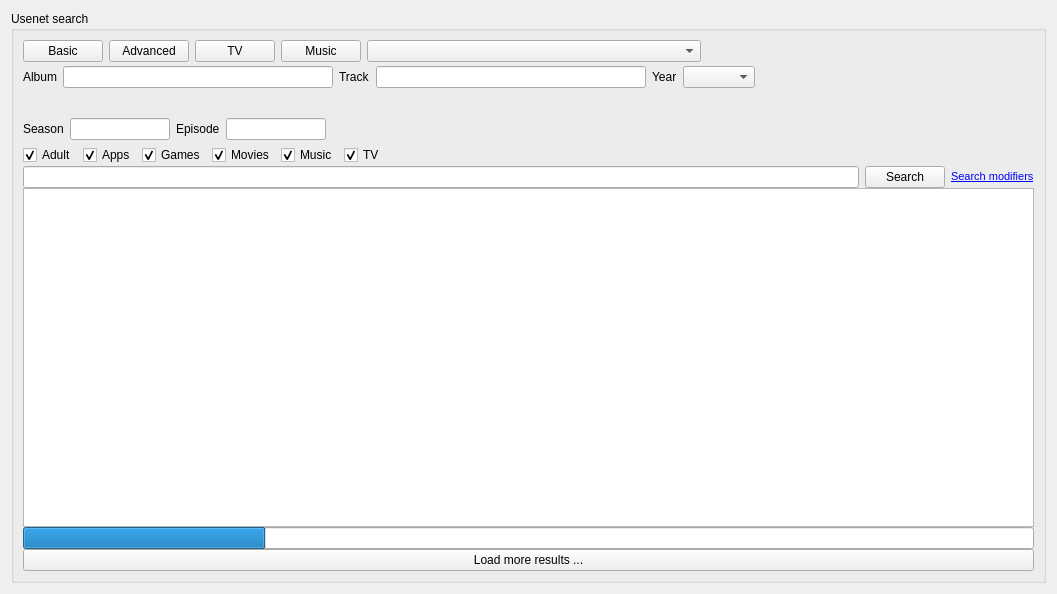
<?xml version="1.0" encoding="UTF-8"?>
<ui version="4.0">
 <class>Search</class>
 <widget class="QWidget" name="Search">
  <property name="geometry">
   <rect>
    <x>0</x>
    <y>0</y>
    <width>1057</width>
    <height>594</height>
   </rect>
  </property>
  <property name="windowTitle">
   <string>Search</string>
  </property>
  <property name="windowIcon">
   <iconset resource="resource.qrc">
    <normaloff>:/resource/16x16_ico_png/ico_search.png</normaloff>:/resource/16x16_ico_png/ico_search.png</iconset>
  </property>
  <layout class="QGridLayout" name="gridLayout_2">
   <item row="0" column="0">
    <widget class="QGroupBox" name="grpBox">
     <property name="title">
      <string>Usenet search</string>
     </property>
     <layout class="QVBoxLayout" name="verticalLayout_2">
      <property name="spacing">
       <number>0</number>
      </property>
      <item>
       <layout class="QHBoxLayout" name="horizontalLayout_7">
        <item>
         <layout class="QVBoxLayout" name="verticalLayout">
          <property name="spacing">
           <number>4</number>
          </property>
          <item>
           <layout class="QHBoxLayout" name="horizontalLayout_5">
            <property name="spacing">
             <number>6</number>
            </property>
            <property name="bottomMargin">
             <number>0</number>
            </property>
            <item>
             <widget class="QPushButton" name="btnBasic">
              <property name="sizePolicy">
               <sizepolicy hsizetype="Fixed" vsizetype="Fixed">
                <horstretch>0</horstretch>
                <verstretch>0</verstretch>
               </sizepolicy>
              </property>
              <property name="minimumSize">
               <size>
                <width>0</width>
                <height>0</height>
               </size>
              </property>
              <property name="text">
               <string>Basic</string>
              </property>
              <property name="checkable">
               <bool>true</bool>
              </property>
              <property name="checked">
               <bool>false</bool>
              </property>
              <property name="autoExclusive">
               <bool>true</bool>
              </property>
             </widget>
            </item>
            <item>
             <widget class="QPushButton" name="btnAdvanced">
              <property name="sizePolicy">
               <sizepolicy hsizetype="Fixed" vsizetype="Fixed">
                <horstretch>0</horstretch>
                <verstretch>0</verstretch>
               </sizepolicy>
              </property>
              <property name="minimumSize">
               <size>
                <width>0</width>
                <height>0</height>
               </size>
              </property>
              <property name="maximumSize">
               <size>
                <width>16777215</width>
                <height>16777215</height>
               </size>
              </property>
              <property name="text">
               <string>Advanced</string>
              </property>
              <property name="checkable">
               <bool>true</bool>
              </property>
              <property name="checked">
               <bool>false</bool>
              </property>
              <property name="autoExclusive">
               <bool>true</bool>
              </property>
              <property name="flat">
               <bool>false</bool>
              </property>
             </widget>
            </item>
            <item>
             <widget class="QPushButton" name="btnTelevision">
              <property name="sizePolicy">
               <sizepolicy hsizetype="Fixed" vsizetype="Fixed">
                <horstretch>0</horstretch>
                <verstretch>0</verstretch>
               </sizepolicy>
              </property>
              <property name="minimumSize">
               <size>
                <width>0</width>
                <height>0</height>
               </size>
              </property>
              <property name="maximumSize">
               <size>
                <width>16777215</width>
                <height>16777215</height>
               </size>
              </property>
              <property name="text">
               <string>TV</string>
              </property>
              <property name="checkable">
               <bool>true</bool>
              </property>
              <property name="autoExclusive">
               <bool>true</bool>
              </property>
              <property name="flat">
               <bool>false</bool>
              </property>
             </widget>
            </item>
            <item>
             <widget class="QPushButton" name="btnMusic">
              <property name="sizePolicy">
               <sizepolicy hsizetype="Fixed" vsizetype="Fixed">
                <horstretch>0</horstretch>
                <verstretch>0</verstretch>
               </sizepolicy>
              </property>
              <property name="minimumSize">
               <size>
                <width>0</width>
                <height>0</height>
               </size>
              </property>
              <property name="maximumSize">
               <size>
                <width>16777215</width>
                <height>16777215</height>
               </size>
              </property>
              <property name="text">
               <string>Music</string>
              </property>
              <property name="checkable">
               <bool>true</bool>
              </property>
              <property name="autoExclusive">
               <bool>true</bool>
              </property>
              <property name="flat">
               <bool>false</bool>
              </property>
             </widget>
            </item>
            <item>
             <widget class="QComboBox" name="cmbIndexer">
              <property name="sizePolicy">
               <sizepolicy hsizetype="MinimumExpanding" vsizetype="Fixed">
                <horstretch>0</horstretch>
                <verstretch>0</verstretch>
               </sizepolicy>
              </property>
             </widget>
            </item>
            <item>
             <spacer name="horizontalSpacer_3">
              <property name="orientation">
               <enum>Qt::Horizontal</enum>
              </property>
              <property name="sizeHint" stdset="0">
               <size>
                <width>40</width>
                <height>20</height>
               </size>
              </property>
             </spacer>
            </item>
           </layout>
          </item>
          <item>
           <widget class="QWidget" name="wMusic" native="true">
            <property name="minimumSize">
             <size>
              <width>20</width>
              <height>22</height>
             </size>
            </property>
            <layout class="QHBoxLayout" name="horizontalLayout_6">
             <property name="leftMargin">
              <number>0</number>
             </property>
             <property name="topMargin">
              <number>0</number>
             </property>
             <property name="bottomMargin">
              <number>0</number>
             </property>
             <item>
              <widget class="QLabel" name="label_4">
               <property name="text">
                <string>Album</string>
               </property>
              </widget>
             </item>
             <item>
              <widget class="QLineEdit" name="editAlbum">
               <property name="sizePolicy">
                <sizepolicy hsizetype="Expanding" vsizetype="Fixed">
                 <horstretch>0</horstretch>
                 <verstretch>0</verstretch>
                </sizepolicy>
               </property>
               <property name="minimumSize">
                <size>
                 <width>0</width>
                 <height>0</height>
                </size>
               </property>
              </widget>
             </item>
             <item>
              <widget class="QLabel" name="label_5">
               <property name="text">
                <string>Track</string>
               </property>
              </widget>
             </item>
             <item>
              <widget class="QLineEdit" name="editTrack">
               <property name="sizePolicy">
                <sizepolicy hsizetype="Expanding" vsizetype="Fixed">
                 <horstretch>0</horstretch>
                 <verstretch>0</verstretch>
                </sizepolicy>
               </property>
               <property name="minimumSize">
                <size>
                 <width>0</width>
                 <height>0</height>
                </size>
               </property>
              </widget>
             </item>
             <item>
              <widget class="QLabel" name="label_6">
               <property name="text">
                <string>Year</string>
               </property>
              </widget>
             </item>
             <item>
              <widget class="QComboBox" name="cmbYear"/>
             </item>
             <item>
              <spacer name="horizontalSpacer_4">
               <property name="orientation">
                <enum>Qt::Horizontal</enum>
               </property>
               <property name="sizeType">
                <enum>QSizePolicy::Expanding</enum>
               </property>
               <property name="sizeHint" stdset="0">
                <size>
                 <width>40</width>
                 <height>20</height>
                </size>
               </property>
              </spacer>
             </item>
            </layout>
           </widget>
          </item>
          <item>
           <widget class="QWidget" name="wBasic" native="true">
            <property name="minimumSize">
             <size>
              <width>20</width>
              <height>22</height>
             </size>
            </property>
           </widget>
          </item>
          <item>
           <widget class="QWidget" name="wTV" native="true">
            <property name="minimumSize">
             <size>
              <width>0</width>
              <height>22</height>
             </size>
            </property>
            <layout class="QHBoxLayout" name="horizontalLayout">
             <property name="leftMargin">
              <number>0</number>
             </property>
             <property name="topMargin">
              <number>0</number>
             </property>
             <property name="bottomMargin">
              <number>0</number>
             </property>
             <item>
              <widget class="QLabel" name="label">
               <property name="text">
                <string>Season</string>
               </property>
              </widget>
             </item>
             <item>
              <widget class="QLineEdit" name="editSeason">
               <property name="maximumSize">
                <size>
                 <width>100</width>
                 <height>16777215</height>
                </size>
               </property>
               <property name="toolTip">
                <string>Season. For example S01, 01 or 1</string>
               </property>
              </widget>
             </item>
             <item>
              <widget class="QLabel" name="label_2">
               <property name="text">
                <string>Episode</string>
               </property>
              </widget>
             </item>
             <item>
              <widget class="QLineEdit" name="editEpisode">
               <property name="maximumSize">
                <size>
                 <width>100</width>
                 <height>16777215</height>
                </size>
               </property>
               <property name="toolTip">
                <string>Episode. For example E01, 01 or 1</string>
               </property>
              </widget>
             </item>
             <item>
              <spacer name="horizontalSpacer_5">
               <property name="orientation">
                <enum>Qt::Horizontal</enum>
               </property>
               <property name="sizeHint" stdset="0">
                <size>
                 <width>40</width>
                 <height>20</height>
                </size>
               </property>
              </spacer>
             </item>
            </layout>
           </widget>
          </item>
          <item>
           <widget class="QWidget" name="wAdvanced" native="true">
            <property name="minimumSize">
             <size>
              <width>0</width>
              <height>22</height>
             </size>
            </property>
            <layout class="QHBoxLayout" name="horizontalLayout_4">
             <property name="leftMargin">
              <number>0</number>
             </property>
             <property name="topMargin">
              <number>1</number>
             </property>
             <property name="bottomMargin">
              <number>0</number>
             </property>
             <item>
              <widget class="QCheckBox" name="chkAdult">
               <property name="contextMenuPolicy">
                <enum>Qt::CustomContextMenu</enum>
               </property>
               <property name="text">
                <string>Adult</string>
               </property>
               <property name="checked">
                <bool>true</bool>
               </property>
              </widget>
             </item>
             <item>
              <widget class="QCheckBox" name="chkComputer">
               <property name="contextMenuPolicy">
                <enum>Qt::CustomContextMenu</enum>
               </property>
               <property name="text">
                <string>Apps</string>
               </property>
               <property name="checked">
                <bool>true</bool>
               </property>
              </widget>
             </item>
             <item>
              <widget class="QCheckBox" name="chkConsole">
               <property name="contextMenuPolicy">
                <enum>Qt::CustomContextMenu</enum>
               </property>
               <property name="text">
                <string>Games</string>
               </property>
               <property name="checked">
                <bool>true</bool>
               </property>
              </widget>
             </item>
             <item>
              <widget class="QCheckBox" name="chkMovies">
               <property name="contextMenuPolicy">
                <enum>Qt::CustomContextMenu</enum>
               </property>
               <property name="text">
                <string>Movies</string>
               </property>
               <property name="checked">
                <bool>true</bool>
               </property>
              </widget>
             </item>
             <item>
              <widget class="QCheckBox" name="chkMusic">
               <property name="contextMenuPolicy">
                <enum>Qt::CustomContextMenu</enum>
               </property>
               <property name="text">
                <string>Music</string>
               </property>
               <property name="checked">
                <bool>true</bool>
               </property>
              </widget>
             </item>
             <item>
              <widget class="QCheckBox" name="chkTV">
               <property name="contextMenuPolicy">
                <enum>Qt::CustomContextMenu</enum>
               </property>
               <property name="text">
                <string>TV</string>
               </property>
               <property name="checked">
                <bool>true</bool>
               </property>
              </widget>
             </item>
             <item>
              <spacer name="horizontalSpacer">
               <property name="orientation">
                <enum>Qt::Horizontal</enum>
               </property>
               <property name="sizeHint" stdset="0">
                <size>
                 <width>1</width>
                 <height>18</height>
                </size>
               </property>
              </spacer>
             </item>
            </layout>
           </widget>
          </item>
         </layout>
        </item>
       </layout>
      </item>
      <item>
       <layout class="QHBoxLayout" name="horizontalLayout_3">
        <property name="spacing">
         <number>6</number>
        </property>
        <item>
         <widget class="QLineEdit" name="editSearch"/>
        </item>
        <item>
         <widget class="QPushButton" name="btnSearch">
          <property name="text">
           <string>Search</string>
          </property>
         </widget>
        </item>
        <item>
         <widget class="QLabel" name="lblWildcard">
          <property name="text">
           <string>&lt;!DOCTYPE HTML PUBLIC &quot;-//W3C//DTD HTML 4.0//EN&quot; &quot;http://www.w3.org/TR/REC-html40/strict.dtd&quot;&gt;
&lt;html&gt;&lt;head&gt;&lt;meta name=&quot;qrichtext&quot; content=&quot;1&quot; /&gt;&lt;style type=&quot;text/css&quot;&gt;
p, li { white-space: pre-wrap; }
&lt;/style&gt;&lt;/head&gt;&lt;body style=&quot; font-family:'Sans Serif'; font-size:8pt; font-weight:400; font-style:normal;&quot;&gt;
&lt;p style=&quot; margin-top:0px; margin-bottom:0px; margin-left:0px; margin-right:0px; -qt-block-indent:0; text-indent:0px;&quot;&gt;&lt;a href=&quot;search.html&quot;&gt;&lt;span style=&quot; font-family:'MS Shell Dlg 2'; text-decoration: underline; color:#0000ff;&quot;&gt;Search modifiers&lt;/span&gt;&lt;/a&gt;&lt;/p&gt;&lt;/body&gt;&lt;/html&gt;</string>
          </property>
         </widget>
        </item>
       </layout>
      </item>
      <item>
       <widget class="QTableView" name="tableView">
        <property name="mouseTracking">
         <bool>true</bool>
        </property>
        <property name="contextMenuPolicy">
         <enum>Qt::CustomContextMenu</enum>
        </property>
        <property name="selectionBehavior">
         <enum>QAbstractItemView::SelectRows</enum>
        </property>
        <property name="showGrid">
         <bool>false</bool>
        </property>
        <property name="sortingEnabled">
         <bool>true</bool>
        </property>
        <attribute name="horizontalHeaderMinimumSectionSize">
         <number>16</number>
        </attribute>
        <attribute name="horizontalHeaderShowSortIndicator" stdset="0">
         <bool>true</bool>
        </attribute>
        <attribute name="horizontalHeaderStretchLastSection">
         <bool>true</bool>
        </attribute>
        <attribute name="verticalHeaderVisible">
         <bool>false</bool>
        </attribute>
        <attribute name="verticalHeaderDefaultSectionSize">
         <number>16</number>
        </attribute>
        <attribute name="verticalHeaderMinimumSectionSize">
         <number>16</number>
        </attribute>
       </widget>
      </item>
      <item>
       <widget class="QProgressBar" name="progress">
        <property name="maximumSize">
         <size>
          <width>16777215</width>
          <height>16777215</height>
         </size>
        </property>
        <property name="value">
         <number>24</number>
        </property>
        <property name="textVisible">
         <bool>false</bool>
        </property>
       </widget>
      </item>
      <item>
       <widget class="QPushButton" name="btnSearchMore">
        <property name="text">
         <string>Load more results ...</string>
        </property>
       </widget>
      </item>
     </layout>
    </widget>
   </item>
  </layout>
  <action name="actionRefresh">
   <property name="icon">
    <iconset resource="resource.qrc">
     <normaloff>:/resource/16x16_ico_png/ico_refresh.png</normaloff>:/resource/16x16_ico_png/ico_refresh.png</iconset>
   </property>
   <property name="text">
    <string>Refresh</string>
   </property>
  </action>
  <action name="actionDownload">
   <property name="icon">
    <iconset resource="resource.qrc">
     <normaloff>:/resource/16x16_ico_png/ico_download.png</normaloff>:/resource/16x16_ico_png/ico_download.png</iconset>
   </property>
   <property name="text">
    <string>Download</string>
   </property>
  </action>
  <action name="actionSettings">
   <property name="icon">
    <iconset resource="resource.qrc">
     <normaloff>:/resource/16x16_ico_png/ico_app_settings.png</normaloff>:/resource/16x16_ico_png/ico_app_settings.png</iconset>
   </property>
   <property name="text">
    <string>Settings</string>
   </property>
  </action>
  <action name="actionStop">
   <property name="icon">
    <iconset resource="resource.qrc">
     <normaloff>:/resource/16x16_ico_png/ico_stop.png</normaloff>:/resource/16x16_ico_png/ico_stop.png</iconset>
   </property>
   <property name="text">
    <string>Stop</string>
   </property>
  </action>
  <action name="actionSave">
   <property name="icon">
    <iconset resource="resource.qrc">
     <normaloff>:/resource/16x16_ico_png/ico_save_nzb.png</normaloff>:/resource/16x16_ico_png/ico_save_nzb.png</iconset>
   </property>
   <property name="text">
    <string>Save item(s) as ...</string>
   </property>
   <property name="toolTip">
    <string>Save selected items to disk</string>
   </property>
  </action>
  <action name="actionOpen">
   <property name="icon">
    <iconset resource="resource.qrc">
     <normaloff>:/resource/16x16_ico_png/ico_open_nzb.png</normaloff>:/resource/16x16_ico_png/ico_open_nzb.png</iconset>
   </property>
   <property name="text">
    <string>Open item(s) ...</string>
   </property>
   <property name="toolTip">
    <string>Open selected items</string>
   </property>
  </action>
  <action name="actionBrowse">
   <property name="icon">
    <iconset resource="resource.qrc">
     <normaloff>:/resource/16x16_ico_png/ico_browse.png</normaloff>:/resource/16x16_ico_png/ico_browse.png</iconset>
   </property>
   <property name="text">
    <string>Browse ...</string>
   </property>
  </action>
  <action name="actionDownloadTo">
   <property name="icon">
    <iconset resource="resource.qrc">
     <normaloff>:/resource/16x16_ico_png/ico_download.png</normaloff>:/resource/16x16_ico_png/ico_download.png</iconset>
   </property>
   <property name="text">
    <string>Download to...</string>
   </property>
  </action>
 </widget>
 <tabstops>
  <tabstop>btnBasic</tabstop>
  <tabstop>btnAdvanced</tabstop>
  <tabstop>btnTelevision</tabstop>
  <tabstop>btnMusic</tabstop>
  <tabstop>cmbIndexer</tabstop>
  <tabstop>editAlbum</tabstop>
  <tabstop>editTrack</tabstop>
  <tabstop>cmbYear</tabstop>
  <tabstop>editSeason</tabstop>
  <tabstop>editEpisode</tabstop>
  <tabstop>chkAdult</tabstop>
  <tabstop>chkComputer</tabstop>
  <tabstop>chkConsole</tabstop>
  <tabstop>chkMovies</tabstop>
  <tabstop>chkMusic</tabstop>
  <tabstop>chkTV</tabstop>
  <tabstop>editSearch</tabstop>
  <tabstop>btnSearch</tabstop>
  <tabstop>tableView</tabstop>
  <tabstop>btnSearchMore</tabstop>
 </tabstops>
 <resources>
  <include location="resource.qrc"/>
 </resources>
 <connections/>
</ui>
